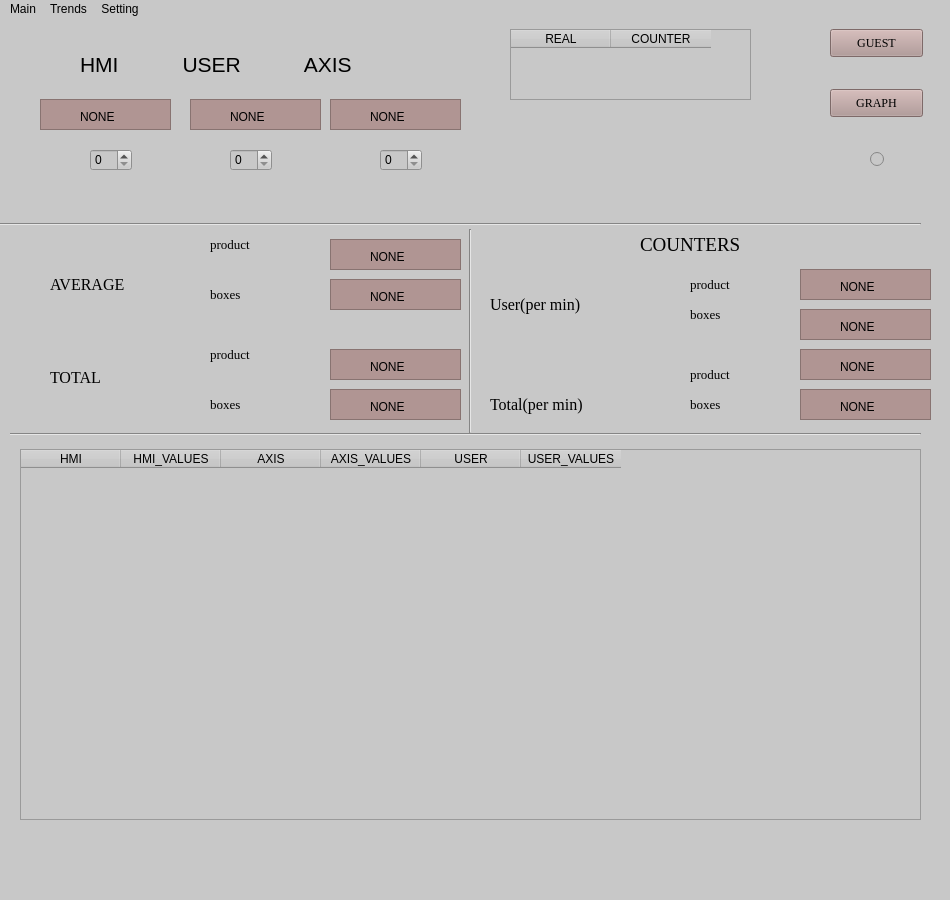
<?xml version="1.0" encoding="UTF-8"?>
<ui version="4.0">
 <class>MainWindow</class>
 <widget class="QMainWindow" name="MainWindow">
  <property name="geometry">
   <rect>
    <x>0</x>
    <y>0</y>
    <width>950</width>
    <height>900</height>
   </rect>
  </property>
  <property name="font">
   <font>
    <family>Times New Roman</family>
   </font>
  </property>
  <property name="windowTitle">
   <string>MainWindow</string>
  </property>
  <property name="styleSheet">
   <string notr="true">background-color: rgb(200, 200, 200);</string>
  </property>
  <widget class="QWidget" name="centralwidget">
   <widget class="QPushButton" name="pushButton">
    <property name="geometry">
     <rect>
      <x>830</x>
      <y>10</y>
      <width>93</width>
      <height>28</height>
     </rect>
    </property>
    <property name="font">
     <font>
      <family>Times New Roman</family>
     </font>
    </property>
    <property name="styleSheet">
     <string notr="true">background-color: rgb(23, 93, 255);
background-color: rgb(176, 149, 147);</string>
    </property>
    <property name="text">
     <string>GUEST</string>
    </property>
   </widget>
   <widget class="QLabel" name="label">
    <property name="geometry">
     <rect>
      <x>80</x>
      <y>20</y>
      <width>531</width>
      <height>51</height>
     </rect>
    </property>
    <property name="font">
     <font>
      <pointsize>16</pointsize>
     </font>
    </property>
    <property name="text">
     <string>HMI           USER           AXIS</string>
    </property>
   </widget>
   <widget class="Line" name="line">
    <property name="geometry">
     <rect>
      <x>10</x>
      <y>400</y>
      <width>911</width>
      <height>31</height>
     </rect>
    </property>
    <property name="styleSheet">
     <string notr="true">color: rgb(255, 255, 255);
selection-background-color: rgb(255, 255, 255);</string>
    </property>
    <property name="orientation">
     <enum>Qt::Horizontal</enum>
    </property>
   </widget>
   <widget class="Line" name="line_4">
    <property name="geometry">
     <rect>
      <x>0</x>
      <y>190</y>
      <width>921</width>
      <height>31</height>
     </rect>
    </property>
    <property name="font">
     <font>
      <weight>75</weight>
      <bold>true</bold>
     </font>
    </property>
    <property name="styleSheet">
     <string notr="true">border-bottom-color: rgb(255, 255, 255);
gridline-color: rgb(255, 255, 255);
border-right-color: rgb(255, 255, 255);
alternate-background-color: rgb(255, 255, 255);
border-color: rgb(255, 255, 255);
color: rgb(255, 255, 255);</string>
    </property>
    <property name="orientation">
     <enum>Qt::Horizontal</enum>
    </property>
   </widget>
   <widget class="QLabel" name="label_2">
    <property name="geometry">
     <rect>
      <x>50</x>
      <y>250</y>
      <width>111</width>
      <height>31</height>
     </rect>
    </property>
    <property name="font">
     <font>
      <family>Times New Roman</family>
      <pointsize>12</pointsize>
     </font>
    </property>
    <property name="text">
     <string>AVERAGE</string>
    </property>
   </widget>
   <widget class="QSpinBox" name="spinBox">
    <property name="geometry">
     <rect>
      <x>380</x>
      <y>130</y>
      <width>42</width>
      <height>22</height>
     </rect>
    </property>
   </widget>
   <widget class="QSpinBox" name="spinBox_2">
    <property name="geometry">
     <rect>
      <x>230</x>
      <y>130</y>
      <width>42</width>
      <height>22</height>
     </rect>
    </property>
   </widget>
   <widget class="QSpinBox" name="spinBox_3">
    <property name="geometry">
     <rect>
      <x>90</x>
      <y>130</y>
      <width>42</width>
      <height>22</height>
     </rect>
    </property>
   </widget>
   <widget class="QPushButton" name="pushButton_2">
    <property name="geometry">
     <rect>
      <x>830</x>
      <y>70</y>
      <width>93</width>
      <height>28</height>
     </rect>
    </property>
    <property name="font">
     <font>
      <family>Times New Roman</family>
     </font>
    </property>
    <property name="styleSheet">
     <string notr="true">background-color: rgb(23, 93, 255);
background-color: rgb(176, 149, 147);</string>
    </property>
    <property name="text">
     <string>GRAPH</string>
    </property>
   </widget>
   <widget class="QLabel" name="label_15">
    <property name="geometry">
     <rect>
      <x>50</x>
      <y>350</y>
      <width>81</width>
      <height>16</height>
     </rect>
    </property>
    <property name="font">
     <font>
      <family>Times New Roman</family>
      <pointsize>12</pointsize>
     </font>
    </property>
    <property name="text">
     <string>TOTAL</string>
    </property>
   </widget>
   <widget class="QLabel" name="label_3">
    <property name="geometry">
     <rect>
      <x>210</x>
      <y>210</y>
      <width>81</width>
      <height>31</height>
     </rect>
    </property>
    <property name="font">
     <font>
      <family>Times New Roman</family>
      <pointsize>10</pointsize>
     </font>
    </property>
    <property name="text">
     <string>product</string>
    </property>
   </widget>
   <widget class="QLabel" name="label_5">
    <property name="geometry">
     <rect>
      <x>210</x>
      <y>260</y>
      <width>81</width>
      <height>31</height>
     </rect>
    </property>
    <property name="font">
     <font>
      <family>Times New Roman</family>
      <pointsize>10</pointsize>
     </font>
    </property>
    <property name="text">
     <string>boxes</string>
    </property>
   </widget>
   <widget class="QTableWidget" name="tableWidget">
    <property name="geometry">
     <rect>
      <x>20</x>
      <y>430</y>
      <width>901</width>
      <height>371</height>
     </rect>
    </property>
    <property name="styleSheet">
     <string notr="true">selection-color: rgb(176, 149, 147);</string>
    </property>
    <column>
     <property name="text">
      <string>HMI</string>
     </property>
    </column>
    <column>
     <property name="text">
      <string>HMI_VALUES</string>
     </property>
    </column>
    <column>
     <property name="text">
      <string>AXIS</string>
     </property>
    </column>
    <column>
     <property name="text">
      <string>AXIS_VALUES</string>
     </property>
    </column>
    <column>
     <property name="text">
      <string>USER</string>
     </property>
    </column>
    <column>
     <property name="text">
      <string>USER_VALUES</string>
     </property>
    </column>
   </widget>
   <widget class="QLabel" name="label_7">
    <property name="geometry">
     <rect>
      <x>210</x>
      <y>320</y>
      <width>81</width>
      <height>31</height>
     </rect>
    </property>
    <property name="font">
     <font>
      <family>Times New Roman</family>
      <pointsize>10</pointsize>
     </font>
    </property>
    <property name="text">
     <string>product</string>
    </property>
   </widget>
   <widget class="QLabel" name="label_11">
    <property name="geometry">
     <rect>
      <x>210</x>
      <y>370</y>
      <width>81</width>
      <height>31</height>
     </rect>
    </property>
    <property name="font">
     <font>
      <family>Times New Roman</family>
      <pointsize>10</pointsize>
     </font>
    </property>
    <property name="text">
     <string>boxes</string>
    </property>
   </widget>
   <widget class="QLabel" name="label_9">
    <property name="geometry">
     <rect>
      <x>690</x>
      <y>370</y>
      <width>81</width>
      <height>31</height>
     </rect>
    </property>
    <property name="font">
     <font>
      <family>Times New Roman</family>
      <pointsize>10</pointsize>
     </font>
    </property>
    <property name="text">
     <string>boxes</string>
    </property>
   </widget>
   <widget class="Line" name="line_3">
    <property name="geometry">
     <rect>
      <x>450</x>
      <y>210</y>
      <width>41</width>
      <height>204</height>
     </rect>
    </property>
    <property name="orientation">
     <enum>Qt::Vertical</enum>
    </property>
   </widget>
   <widget class="QLabel" name="label_14">
    <property name="geometry">
     <rect>
      <x>690</x>
      <y>250</y>
      <width>81</width>
      <height>31</height>
     </rect>
    </property>
    <property name="font">
     <font>
      <family>Times New Roman</family>
      <pointsize>10</pointsize>
     </font>
    </property>
    <property name="text">
     <string>product</string>
    </property>
   </widget>
   <widget class="QLabel" name="label_12">
    <property name="geometry">
     <rect>
      <x>690</x>
      <y>280</y>
      <width>81</width>
      <height>31</height>
     </rect>
    </property>
    <property name="font">
     <font>
      <family>Times New Roman</family>
      <pointsize>10</pointsize>
     </font>
    </property>
    <property name="text">
     <string>boxes</string>
    </property>
   </widget>
   <widget class="QLabel" name="label_4">
    <property name="geometry">
     <rect>
      <x>490</x>
      <y>270</y>
      <width>161</width>
      <height>31</height>
     </rect>
    </property>
    <property name="font">
     <font>
      <family>Times New Roman</family>
      <pointsize>12</pointsize>
     </font>
    </property>
    <property name="text">
     <string>User(per min)</string>
    </property>
   </widget>
   <widget class="QLabel" name="label_6">
    <property name="geometry">
     <rect>
      <x>640</x>
      <y>210</y>
      <width>181</width>
      <height>31</height>
     </rect>
    </property>
    <property name="font">
     <font>
      <family>Times New Roman</family>
      <pointsize>14</pointsize>
     </font>
    </property>
    <property name="text">
     <string>COUNTERS</string>
    </property>
   </widget>
   <widget class="QLabel" name="label_8">
    <property name="geometry">
     <rect>
      <x>490</x>
      <y>370</y>
      <width>151</width>
      <height>31</height>
     </rect>
    </property>
    <property name="font">
     <font>
      <family>Times New Roman</family>
      <pointsize>12</pointsize>
     </font>
    </property>
    <property name="text">
     <string>Total(per min)</string>
    </property>
   </widget>
   <widget class="QLabel" name="label_16">
    <property name="geometry">
     <rect>
      <x>690</x>
      <y>340</y>
      <width>81</width>
      <height>31</height>
     </rect>
    </property>
    <property name="font">
     <font>
      <family>Times New Roman</family>
      <pointsize>10</pointsize>
     </font>
    </property>
    <property name="text">
     <string>product</string>
    </property>
   </widget>
   <widget class="QTableWidget" name="tableWidget_2">
    <property name="geometry">
     <rect>
      <x>510</x>
      <y>10</y>
      <width>241</width>
      <height>71</height>
     </rect>
    </property>
    <column>
     <property name="text">
      <string>REAL</string>
     </property>
    </column>
    <column>
     <property name="text">
      <string>COUNTER</string>
     </property>
    </column>
   </widget>
   <widget class="QFrame" name="frame">
    <property name="geometry">
     <rect>
      <x>330</x>
      <y>220</y>
      <width>131</width>
      <height>31</height>
     </rect>
    </property>
    <property name="styleSheet">
     <string notr="true">background-color: rgb(176, 149, 147);</string>
    </property>
    <property name="frameShape">
     <enum>QFrame::StyledPanel</enum>
    </property>
    <property name="frameShadow">
     <enum>QFrame::Raised</enum>
    </property>
    <widget class="QLabel" name="l4">
     <property name="geometry">
      <rect>
       <x>40</x>
       <y>10</y>
       <width>55</width>
       <height>16</height>
      </rect>
     </property>
     <property name="styleSheet">
      <string notr="true">font: 10pt &quot;Times New Roman&quot;;</string>
     </property>
     <property name="text">
      <string>NONE</string>
     </property>
    </widget>
   </widget>
   <widget class="QFrame" name="frame_2">
    <property name="geometry">
     <rect>
      <x>330</x>
      <y>260</y>
      <width>131</width>
      <height>31</height>
     </rect>
    </property>
    <property name="styleSheet">
     <string notr="true">background-color: rgb(176, 149, 147);</string>
    </property>
    <property name="frameShape">
     <enum>QFrame::StyledPanel</enum>
    </property>
    <property name="frameShadow">
     <enum>QFrame::Raised</enum>
    </property>
    <widget class="QLabel" name="l5">
     <property name="geometry">
      <rect>
       <x>40</x>
       <y>10</y>
       <width>55</width>
       <height>16</height>
      </rect>
     </property>
     <property name="styleSheet">
      <string notr="true">font: 10pt &quot;Times New Roman&quot;;</string>
     </property>
     <property name="text">
      <string>NONE</string>
     </property>
    </widget>
   </widget>
   <widget class="QFrame" name="frame_3">
    <property name="geometry">
     <rect>
      <x>330</x>
      <y>330</y>
      <width>131</width>
      <height>31</height>
     </rect>
    </property>
    <property name="styleSheet">
     <string notr="true">background-color: rgb(176, 149, 147);</string>
    </property>
    <property name="frameShape">
     <enum>QFrame::StyledPanel</enum>
    </property>
    <property name="frameShadow">
     <enum>QFrame::Raised</enum>
    </property>
    <widget class="QLabel" name="l6">
     <property name="geometry">
      <rect>
       <x>40</x>
       <y>10</y>
       <width>55</width>
       <height>16</height>
      </rect>
     </property>
     <property name="styleSheet">
      <string notr="true">font: 10pt &quot;Times New Roman&quot;;</string>
     </property>
     <property name="text">
      <string>NONE</string>
     </property>
    </widget>
   </widget>
   <widget class="QFrame" name="frame_4">
    <property name="geometry">
     <rect>
      <x>330</x>
      <y>370</y>
      <width>131</width>
      <height>31</height>
     </rect>
    </property>
    <property name="styleSheet">
     <string notr="true">background-color: rgb(176, 149, 147);</string>
    </property>
    <property name="frameShape">
     <enum>QFrame::StyledPanel</enum>
    </property>
    <property name="frameShadow">
     <enum>QFrame::Raised</enum>
    </property>
    <widget class="QLabel" name="l7">
     <property name="geometry">
      <rect>
       <x>40</x>
       <y>10</y>
       <width>55</width>
       <height>16</height>
      </rect>
     </property>
     <property name="styleSheet">
      <string notr="true">font: 10pt &quot;Times New Roman&quot;;</string>
     </property>
     <property name="text">
      <string>NONE</string>
     </property>
    </widget>
   </widget>
   <widget class="QFrame" name="frame_5">
    <property name="geometry">
     <rect>
      <x>800</x>
      <y>250</y>
      <width>131</width>
      <height>31</height>
     </rect>
    </property>
    <property name="styleSheet">
     <string notr="true">background-color: rgb(176, 149, 147);</string>
    </property>
    <property name="frameShape">
     <enum>QFrame::StyledPanel</enum>
    </property>
    <property name="frameShadow">
     <enum>QFrame::Raised</enum>
    </property>
    <widget class="QLabel" name="l8">
     <property name="geometry">
      <rect>
       <x>40</x>
       <y>10</y>
       <width>55</width>
       <height>16</height>
      </rect>
     </property>
     <property name="styleSheet">
      <string notr="true">font: 10pt &quot;Times New Roman&quot;;</string>
     </property>
     <property name="text">
      <string>NONE</string>
     </property>
    </widget>
   </widget>
   <widget class="QFrame" name="frame_6">
    <property name="geometry">
     <rect>
      <x>800</x>
      <y>290</y>
      <width>131</width>
      <height>31</height>
     </rect>
    </property>
    <property name="styleSheet">
     <string notr="true">background-color: rgb(176, 149, 147);</string>
    </property>
    <property name="frameShape">
     <enum>QFrame::StyledPanel</enum>
    </property>
    <property name="frameShadow">
     <enum>QFrame::Raised</enum>
    </property>
    <widget class="QLabel" name="l9">
     <property name="geometry">
      <rect>
       <x>40</x>
       <y>10</y>
       <width>55</width>
       <height>16</height>
      </rect>
     </property>
     <property name="styleSheet">
      <string notr="true">font: 10pt &quot;Times New Roman&quot;;</string>
     </property>
     <property name="text">
      <string>NONE</string>
     </property>
    </widget>
   </widget>
   <widget class="QFrame" name="frame_7">
    <property name="geometry">
     <rect>
      <x>800</x>
      <y>330</y>
      <width>131</width>
      <height>31</height>
     </rect>
    </property>
    <property name="styleSheet">
     <string notr="true">background-color: rgb(176, 149, 147);</string>
    </property>
    <property name="frameShape">
     <enum>QFrame::StyledPanel</enum>
    </property>
    <property name="frameShadow">
     <enum>QFrame::Raised</enum>
    </property>
    <widget class="QLabel" name="l10">
     <property name="geometry">
      <rect>
       <x>40</x>
       <y>10</y>
       <width>55</width>
       <height>16</height>
      </rect>
     </property>
     <property name="styleSheet">
      <string notr="true">font: 10pt &quot;Times New Roman&quot;;</string>
     </property>
     <property name="text">
      <string>NONE</string>
     </property>
    </widget>
   </widget>
   <widget class="QFrame" name="frame_8">
    <property name="geometry">
     <rect>
      <x>800</x>
      <y>370</y>
      <width>131</width>
      <height>31</height>
     </rect>
    </property>
    <property name="styleSheet">
     <string notr="true">background-color: rgb(176, 149, 147);</string>
    </property>
    <property name="frameShape">
     <enum>QFrame::StyledPanel</enum>
    </property>
    <property name="frameShadow">
     <enum>QFrame::Raised</enum>
    </property>
    <widget class="QLabel" name="l11">
     <property name="geometry">
      <rect>
       <x>40</x>
       <y>10</y>
       <width>55</width>
       <height>16</height>
      </rect>
     </property>
     <property name="styleSheet">
      <string notr="true">font: 10pt &quot;Times New Roman&quot;;</string>
     </property>
     <property name="text">
      <string>NONE</string>
     </property>
    </widget>
   </widget>
   <widget class="QFrame" name="frame_9">
    <property name="geometry">
     <rect>
      <x>40</x>
      <y>80</y>
      <width>131</width>
      <height>31</height>
     </rect>
    </property>
    <property name="styleSheet">
     <string notr="true">background-color: rgb(176, 149, 147);</string>
    </property>
    <property name="frameShape">
     <enum>QFrame::StyledPanel</enum>
    </property>
    <property name="frameShadow">
     <enum>QFrame::Raised</enum>
    </property>
    <widget class="QLabel" name="l1">
     <property name="geometry">
      <rect>
       <x>40</x>
       <y>10</y>
       <width>55</width>
       <height>16</height>
      </rect>
     </property>
     <property name="styleSheet">
      <string notr="true">font: 10pt &quot;Times New Roman&quot;;</string>
     </property>
     <property name="text">
      <string>NONE</string>
     </property>
    </widget>
   </widget>
   <widget class="QFrame" name="frame_10">
    <property name="geometry">
     <rect>
      <x>190</x>
      <y>80</y>
      <width>131</width>
      <height>31</height>
     </rect>
    </property>
    <property name="styleSheet">
     <string notr="true">background-color: rgb(176, 149, 147);</string>
    </property>
    <property name="frameShape">
     <enum>QFrame::StyledPanel</enum>
    </property>
    <property name="frameShadow">
     <enum>QFrame::Raised</enum>
    </property>
    <widget class="QLabel" name="l2">
     <property name="geometry">
      <rect>
       <x>40</x>
       <y>10</y>
       <width>55</width>
       <height>16</height>
      </rect>
     </property>
     <property name="styleSheet">
      <string notr="true">font: 10pt &quot;Times New Roman&quot;;</string>
     </property>
     <property name="text">
      <string>NONE</string>
     </property>
    </widget>
   </widget>
   <widget class="QFrame" name="frame_11">
    <property name="geometry">
     <rect>
      <x>330</x>
      <y>80</y>
      <width>131</width>
      <height>31</height>
     </rect>
    </property>
    <property name="styleSheet">
     <string notr="true">background-color: rgb(176, 149, 147);</string>
    </property>
    <property name="frameShape">
     <enum>QFrame::StyledPanel</enum>
    </property>
    <property name="frameShadow">
     <enum>QFrame::Raised</enum>
    </property>
    <widget class="QLabel" name="l3">
     <property name="geometry">
      <rect>
       <x>40</x>
       <y>10</y>
       <width>55</width>
       <height>16</height>
      </rect>
     </property>
     <property name="styleSheet">
      <string notr="true">font: 10pt &quot;Times New Roman&quot;;</string>
     </property>
     <property name="text">
      <string>NONE</string>
     </property>
    </widget>
   </widget>
   <widget class="QRadioButton" name="radioButton">
    <property name="geometry">
     <rect>
      <x>870</x>
      <y>130</y>
      <width>41</width>
      <height>20</height>
     </rect>
    </property>
    <property name="text">
     <string/>
    </property>
   </widget>
  </widget>
  <widget class="QMenuBar" name="menubar">
   <property name="geometry">
    <rect>
     <x>0</x>
     <y>0</y>
     <width>950</width>
     <height>26</height>
    </rect>
   </property>
   <widget class="QMenu" name="menuMain">
    <property name="title">
     <string>Main</string>
    </property>
   </widget>
   <widget class="QMenu" name="menuTrends">
    <property name="title">
     <string>Trends</string>
    </property>
   </widget>
   <widget class="QMenu" name="menuSetting">
    <property name="title">
     <string>Setting</string>
    </property>
   </widget>
   <addaction name="menuMain"/>
   <addaction name="menuTrends"/>
   <addaction name="menuSetting"/>
  </widget>
  <widget class="QStatusBar" name="statusbar"/>
 </widget>
 <resources/>
 <connections/>
</ui>
